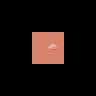

This game map was drawn from its Tiled (.tmx) file and the tilesets committed beside it. A one-line description and the full map source follow:
An orthogonal 3x3 tile map with 32x32 px tiles, 7 tile layers (regions, input_ground_decoration, output_ground_decoration, output1_ground_decoration, ...), 2 tilesets.

<map version="1.9" tiledversion="1.9.0" orientation="orthogonal" renderorder="right-down" width="3" height="3" tilewidth="32" tileheight="32" infinite="0" nextlayerid="8" nextobjectid="1">
 <tileset firstgid="1" source="../../Tilesets/forest-tiles.tsx" />
 <tileset firstgid="65" source="../../Tilesets/forest-decoration.tsx" />
 <layer id="1" name="regions" width="3" height="3">
  <data encoding="csv">
0,0,0,
0,57,0,
0,0,0
</data>
 </layer>
 <layer id="2" name="input_ground_decoration" width="3" height="3">
  <data encoding="csv">
0,0,0,
0,74,0,
0,0,0
</data>
 </layer>
 <layer id="3" name="output_ground_decoration" width="3" height="3">
  <data encoding="csv">
0,0,0,
0,74,0,
0,0,0
</data>
 </layer>
 <layer id="4" name="output1_ground_decoration" width="3" height="3">
  <data encoding="csv">
0,0,0,
0,89,0,
0,0,0
</data>
 </layer>
 <layer id="5" name="output2_ground_decoration" width="3" height="3">
  <data encoding="csv">
0,0,0,
0,90,0,
0,0,0
</data>
 </layer>
 <layer id="6" name="output3_ground_decoration" width="3" height="3">
  <data encoding="csv">
0,0,0,
0,97,0,
0,0,0
</data>
 </layer>
 <layer id="7" name="output4_ground_decoration" width="3" height="3">
  <data encoding="csv">
0,0,0,
0,98,0,
0,0,0
</data>
 </layer>
</map>
